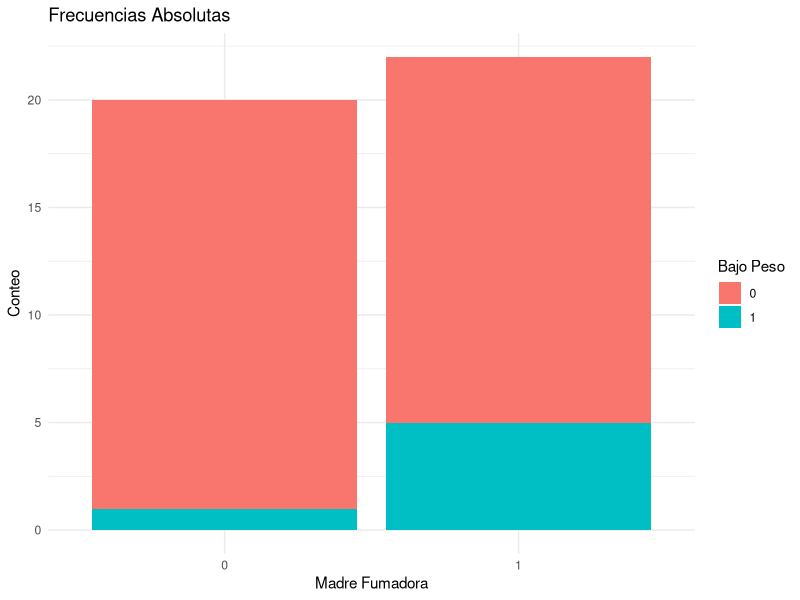
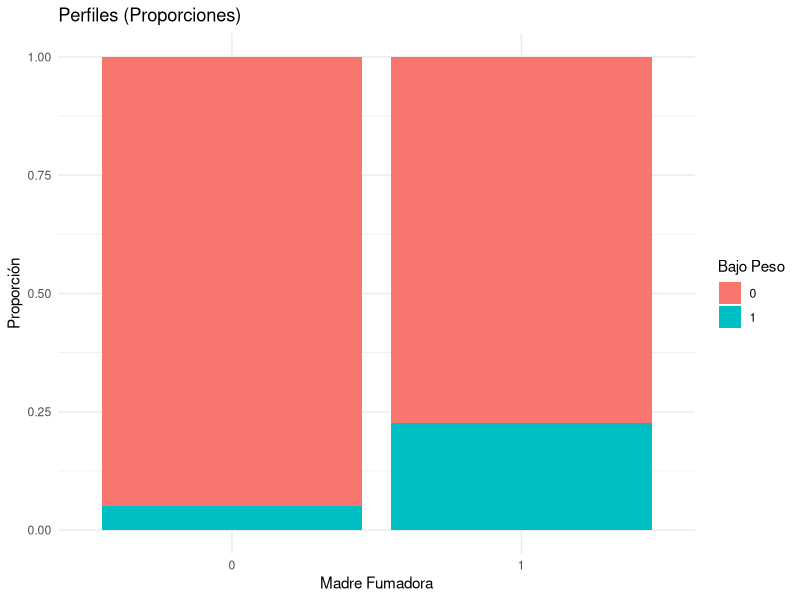
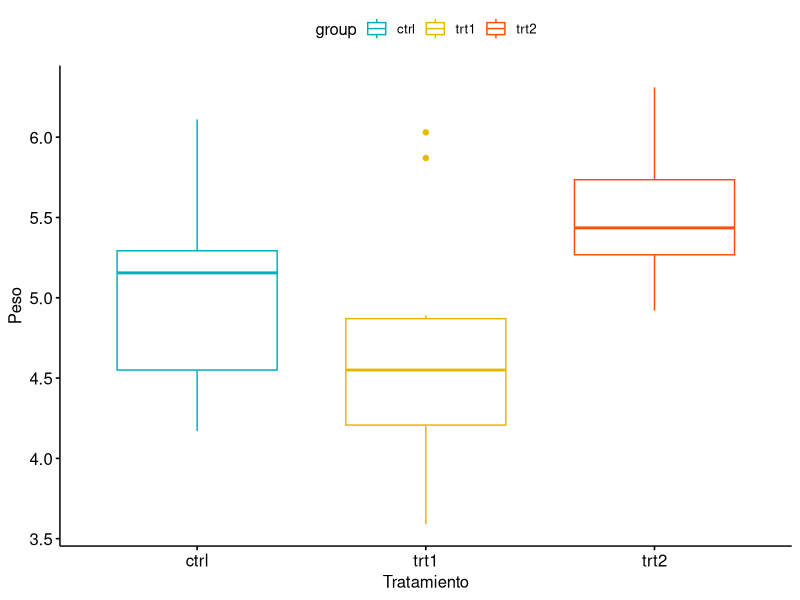
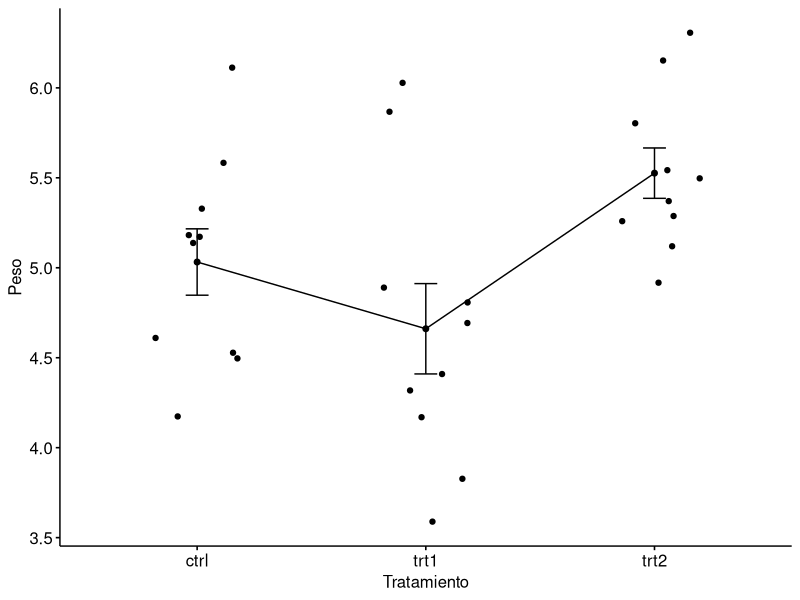
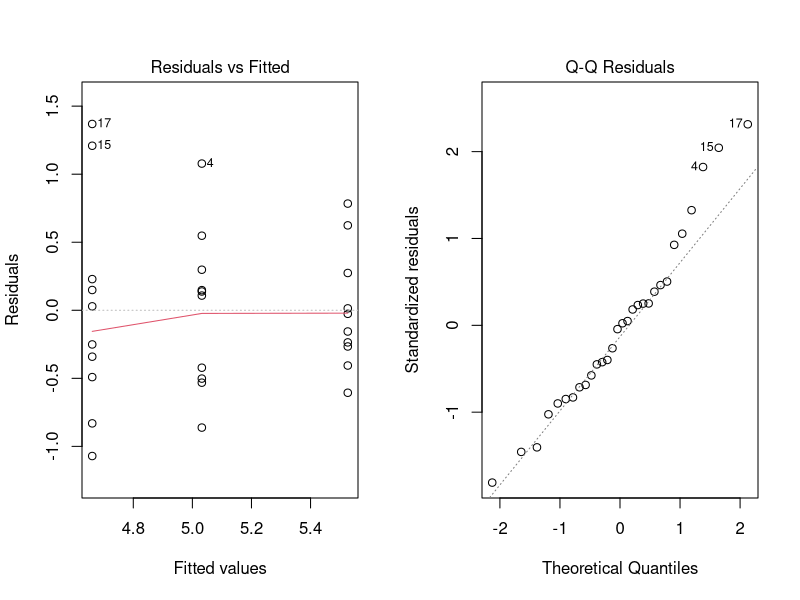

Here is the R script that generated these plots, in order:
## ---- chunk 1
#| label: setup
#| message: false
#| warning: false

library(readxl)
library(dplyr)
library(ggplot2)
library(RcmdrMisc) # Para análisis de tablas de contingencia
library(gplots)    # Para plotmeans()
library(ggpubr)
library(multcomp)  # Para comparaciones múltiples
library(car)       # Para Levene's Test
## ---- chunk 2
#| label: carga-datos

pto9 <- read_excel("dataset_trabajo1.xlsx")
## ---- chunk 3
#| label: tablas-contingencia

# Frecuencias Absolutas con totales
addmargins(table(pto9$smoker, pto9$lowbwt))

# Análisis más detallado con xtabs()
Table <- xtabs(~ pto9$smoker + pto9$lowbwt)
addmargins(Table)      # Frecuencias Absolutas
totPercents(Table)     # Frecuencias Relativas (porcentaje del total)
rowPercents(Table)     # Perfiles Fila
colPercents(Table)     # Perfiles Columna
## ---- chunk 4
#| label: grafico-contingencia
#| fig-width: 10
#| fig-height: 5

par(mfrow = c(1, 2))
# Gráfico de Frecuencias Absolutas
ggplot(pto9, aes(x = as.factor(smoker), fill = as.factor(lowbwt))) +
  geom_bar() +
  labs(title = "Frecuencias Absolutas", x = "Madre Fumadora", y = "Conteo", fill = "Bajo Peso") +
  theme_minimal()

# Gráfico de Perfiles (Proporciones)
ggplot(pto9, aes(x = as.factor(smoker), fill = as.factor(lowbwt))) +
  geom_bar(position = "fill") +
  labs(title = "Perfiles (Proporciones)", x = "Madre Fumadora", y = "Proporción", fill = "Bajo Peso") +
  theme_minimal()
## ---- chunk 5
#| label: test-chi-cuadrado

# Test estándar
chi <- chisq.test(as.factor(pto9$smoker), as.factor(pto9$lowbwt))
chi

# Test con simulación de Monte Carlo (recomendado cuando hay frecuencias esperadas bajas)
chisq.test(as.factor(pto9$smoker), as.factor(pto9$lowbwt), simulate.p.value = TRUE, B = 2000)
## ---- chunk 6
#| label: v-cramer

V <- sqrt(chi$statistic / (length(pto9$smoker) * min(2 - 1, 2 - 1)))
V
## ---- chunk 7
#| label: anova-datos

data <- PlantGrowth
data$group <- factor(data$group, levels = c("ctrl", "trt1", "trt2"))
head(data)
## ---- chunk 8
#| label: anova-resumen

group_by(data, group) %>%
  summarise(
    count = n(),
    mean = mean(weight, na.rm = TRUE),
    sd = sd(weight, na.rm = TRUE)
  )
## ---- chunk 9
#| label: anova-graficos

# Boxplots
ggboxplot(data, x = "group", y = "weight", 
          color = "group", palette = c("#00AFBB", "#E7B800", "#FC4E07"),
          order = c("ctrl", "trt1", "trt2"),
          ylab = "Peso", xlab = "Tratamiento")

# Gráfico de Medias con Intervalos de Confianza
ggline(data, x = "group", y = "weight", 
       add = c("mean_se", "jitter"), 
       order = c("ctrl", "trt1", "trt2"),
       ylab = "Peso", xlab = "Tratamiento")
## ---- chunk 10
#| label: anova-modelo

# Estimación de los efectos (tau)
hat_mu <- mean(data$weight)
tau_ctrl <- mean(data$weight[data$group == "ctrl"]) - hat_mu
tau_tr1 <- mean(data$weight[data$group == "trt1"]) - hat_mu
tau_tr2 <- mean(data$weight[data$group == "trt2"]) - hat_mu
c(tau_ctrl, tau_tr1, tau_tr2)

# Ajuste del modelo ANOVA
res.aov <- aov(weight ~ group, data = data)
summary(res.aov)
## ---- chunk 11
#| label: anova-posthoc

# Método de Tukey HSD (Honest Significant Difference)
TukeyHSD(res.aov)

# Pruebas t por pares con corrección de Bonferroni
pairwise.t.test(data$weight, data$group, p.adjust.method = "bonferroni")
## ---- chunk 12
#| label: anova-supuestos-homocedasticidad

# Gráfico de diagnóstico
plot(res.aov, 1)

# Test de Levene (más robusto)
leveneTest(weight ~ group, data = data)

# Test de Bartlett (sensible a la no normalidad)
bartlett.test(weight ~ group, data = data)
## ---- chunk 13
#| label: anova-supuestos-normalidad

# Gráfico Q-Q Plot
plot(res.aov, 2)

# Test de Shapiro-Wilk
shapiro.test(res.aov$residuals)
## ---- chunk 14
#| label: anova-no-parametrico

kruskal.test(weight ~ group, data = data)
